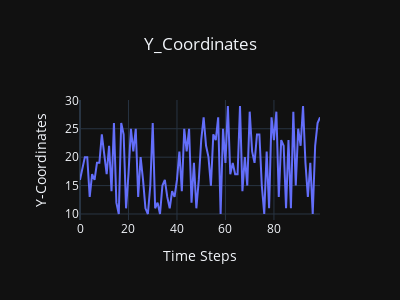

The cell this chart's notebook holds for it:
### Code cell
data = go.Scatter(y=sat_value,
                 )

layout = go.Layout(title='Y_Coordinates',
                   title_x=0.5, 
                   xaxis_title="Time Steps ", 
                   yaxis_title="Thrust Vector Strength",
                   height=300,
                   width=400
                      )
fig = go.Figure(data=[data],layout = layout)
fig.update_layout(template='plotly_dark')
fig.show()

### Figure 1 — Plotly figure (JSON) as saved in the notebook; plotly's stock layout.template omitted (floating-point values rounded to 4 significant figures)
{"data": [{"type": "scatter", "y": [16, 18, 20, 20, 13, 17, 16, 19, 19, 24, 20, 17, 22, 14, 26, 12, 10, 26, 24, 11, 17, 25, 21, 25, 13, 20, 16, 11, 10, 15, 26, 11, 12, 10, 15, 16, 13, 11, 14, 13, 16, 21, 14, 25, 21, 25, 12, 19, 11, 16, 23, 27, 22, 20, 15, 24, 23, 27, 10, 25, 19, 29, 17, 19, 17, 17, 29, 14, 20, 15, 28, 21, 19, 24, 24, 15, 10, 21, 11, 27, 23, 28, 13, 23, 22, 11, 23, 11, 28, 15, 25, 22, 29, 19, 13, 19, 10, 22, 26, 27]}], "layout": {"height": 300, "title": {"text": "Y_Coordinates", "x": 0.5}, "width": 400, "xaxis": {"title": {"text": "Time Steps "}}, "yaxis": {"title": {"text": "Y-Coordinates"}}}}
